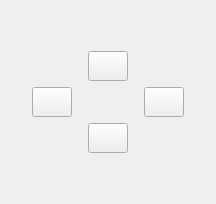
<?xml version="1.0" encoding="UTF-8"?>
<ui version="4.0">
 <class>Controller</class>
 <widget class="QWidget" name="Controller">
  <property name="geometry">
   <rect>
    <x>0</x>
    <y>0</y>
    <width>216</width>
    <height>204</height>
   </rect>
  </property>
  <property name="minimumSize">
   <size>
    <width>200</width>
    <height>200</height>
   </size>
  </property>
  <property name="windowTitle">
   <string>Form</string>
  </property>
  <layout class="QGridLayout" name="gridLayout">
   <item row="3" column="1" alignment="Qt::AlignmentFlag::AlignHCenter|Qt::AlignmentFlag::AlignTop">
    <widget class="QPushButton" name="down_pushButton">
     <property name="sizePolicy">
      <sizepolicy hsizetype="Fixed" vsizetype="Fixed">
       <horstretch>0</horstretch>
       <verstretch>0</verstretch>
      </sizepolicy>
     </property>
     <property name="minimumSize">
      <size>
       <width>30</width>
       <height>30</height>
      </size>
     </property>
     <property name="text">
      <string/>
     </property>
     <property name="icon">
      <iconset resource="icons.qrc">
       <normaloff>:/icons/down.png</normaloff>:/icons/down.png</iconset>
     </property>
     <property name="iconSize">
      <size>
       <width>50</width>
       <height>50</height>
      </size>
     </property>
     <attribute name="buttonGroup">
      <string notr="true">buttonGroup</string>
     </attribute>
    </widget>
   </item>
   <item row="2" column="0" alignment="Qt::AlignmentFlag::AlignRight">
    <widget class="QPushButton" name="left_pushButton">
     <property name="sizePolicy">
      <sizepolicy hsizetype="Fixed" vsizetype="Fixed">
       <horstretch>0</horstretch>
       <verstretch>0</verstretch>
      </sizepolicy>
     </property>
     <property name="minimumSize">
      <size>
       <width>30</width>
       <height>30</height>
      </size>
     </property>
     <property name="text">
      <string/>
     </property>
     <property name="icon">
      <iconset resource="icons.qrc">
       <normaloff>:/icons/left.png</normaloff>:/icons/left.png</iconset>
     </property>
     <property name="iconSize">
      <size>
       <width>50</width>
       <height>50</height>
      </size>
     </property>
     <attribute name="buttonGroup">
      <string notr="true">buttonGroup</string>
     </attribute>
    </widget>
   </item>
   <item row="2" column="2" alignment="Qt::AlignmentFlag::AlignLeft|Qt::AlignmentFlag::AlignVCenter">
    <widget class="QPushButton" name="right_pushButton">
     <property name="sizePolicy">
      <sizepolicy hsizetype="Fixed" vsizetype="Fixed">
       <horstretch>0</horstretch>
       <verstretch>0</verstretch>
      </sizepolicy>
     </property>
     <property name="minimumSize">
      <size>
       <width>30</width>
       <height>30</height>
      </size>
     </property>
     <property name="text">
      <string/>
     </property>
     <property name="icon">
      <iconset resource="icons.qrc">
       <normaloff>:/icons/right.png</normaloff>:/icons/right.png</iconset>
     </property>
     <property name="iconSize">
      <size>
       <width>50</width>
       <height>50</height>
      </size>
     </property>
     <attribute name="buttonGroup">
      <string notr="true">buttonGroup</string>
     </attribute>
    </widget>
   </item>
   <item row="1" column="1" alignment="Qt::AlignmentFlag::AlignHCenter|Qt::AlignmentFlag::AlignBottom">
    <widget class="QPushButton" name="up_pushButton">
     <property name="sizePolicy">
      <sizepolicy hsizetype="Fixed" vsizetype="Fixed">
       <horstretch>0</horstretch>
       <verstretch>0</verstretch>
      </sizepolicy>
     </property>
     <property name="minimumSize">
      <size>
       <width>30</width>
       <height>30</height>
      </size>
     </property>
     <property name="text">
      <string/>
     </property>
     <property name="icon">
      <iconset resource="icons.qrc">
       <normaloff>:/icons/up.png</normaloff>:/icons/up.png</iconset>
     </property>
     <property name="iconSize">
      <size>
       <width>50</width>
       <height>50</height>
      </size>
     </property>
     <attribute name="buttonGroup">
      <string notr="true">buttonGroup</string>
     </attribute>
    </widget>
   </item>
  </layout>
 </widget>
 <resources>
  <include location="icons.qrc"/>
 </resources>
 <connections/>
 <buttongroups>
  <buttongroup name="buttonGroup"/>
 </buttongroups>
</ui>
